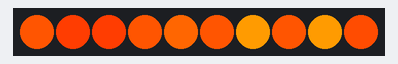
Bench run of a sketch on a simulated Arduino Uno, built with avr-gcc and run on an emulated ATmega328P. On the bench: 10 RGB LEDs in strip order, left to right. Random numbers use the default seed unless the sketch sets one.

Above: at 0.16 s.
At 4.71 s:
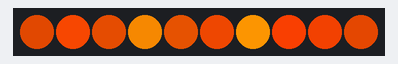
At 12.3 s:
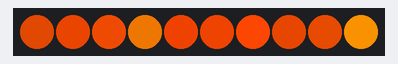
At 35.98 s:
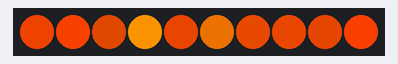
At 37.8 s:
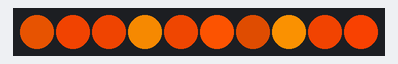
At 39.01 s:
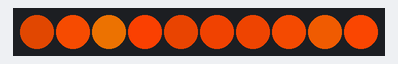

The sketch:

v7_funktiolla.ino
```cpp
#include <Adafruit_NeoPixel.h>
#define PIN 5

// 0=red, 1=yellow, 2=redrand, 3=redrand0, 4=jako, 5=dsm, 6=ds
int leds[10][7] =
{
{0, 0, 105, 105, 0, 0, 0},
{0, 0, 105, 105, 0, 0, 0},
{0, 0, 105, 105, 0, 0, 0},
{0, 0, 105, 105, 0, 0, 0},
{0, 0, 105, 105, 0, 0, 0},
{0, 0, 105, 105, 0, 0, 0},
{0, 0, 105, 105, 0, 0, 0},
{0, 0, 105, 105, 0, 0, 0},
{0, 0, 105, 105, 0, 0, 0},
{0, 0, 105, 105, 0, 0, 0}
};

// lastdsm, lastds
unsigned long last_times[10][2] =
{
{0, 0},
{0, 0},
{0, 0},
{0, 0},
{0, 0},
{0, 0},
{0, 0},
{0, 0},
{0, 0},
{0, 0}
};

int blue = 1;
int min_red = 150;
int min_yellow = 50;
int jakovali[] = {1, 10};
int ds_vali[] = {50, 300};
int dsm_vali[] = {50, 3000};

Adafruit_NeoPixel strip = Adafruit_NeoPixel(10, PIN, NEO_GRB + NEO_KHZ800);


void setup() {
  strip.begin();
  strip.show();
}

void loop()
{
  for (int i = 0; i<10; i++)
  {
    valo(i, leds[i], last_times[i]);
  }
}


void valo(int lednum, int led[], unsigned long last_time[])
{
// 0=red, 1=yellow, 2=redrand, 3=redrand0, 4=jako, 5=dsm, 6=ds

  if (micros() - last_time[0] >= led[5])
  {
    last_time[0] = micros();
    led[5] = random(dsm_vali[0], dsm_vali[1]);

    if (led[2] == led[3])
    {
      if (millis() - last_time[1] >= led[6])
      {
        last_time[1] = millis();
        //strip.setPixelColor(lednum, led[0], led[1], blue);
        //strip.show();
        led[6] = random(ds_vali[0], ds_vali[1]);
        led[3] = random(255 - min_red);
        led[4] = random(jakovali[0], jakovali[1]);
      }
    }

    else if (led[2] < led[3])
    {
      led[2] = led[2] + 1;
    }

    else if (led[2] > led[3])
    {
      led[2] = led[2] - 1;
    }

    led[0] = min_red + led[2];
    led[1] = min_yellow + led[2] / led[4];
    strip.setPixelColor(lednum, led[0], led[1], blue);
    strip.show();

    for (int j = 0; j<2; j++)
    {
      last_times[lednum][j] = last_time[j];
    }

    for (int k = 0; k<10; k++)
    {
      leds[lednum][k] = led[k];
    }
  }
}
```
